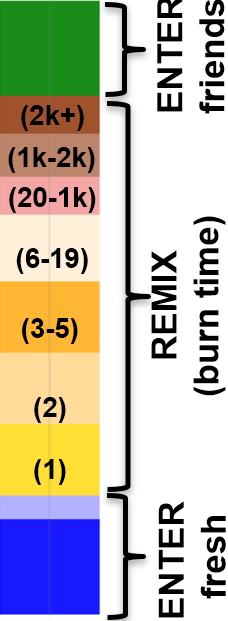
#> input picture stable/legend.png, 228 x 621 px
$ python thumbnails.py .. out
#> lines starting #> are read from the running program, lines starting #| are printed output that depends on the picture
import os
import sys
from typing import List, Tuple
from concurrent.futures import ProcessPoolExecutor, as_completed
from PIL import Image
import argparse

IMAGE_EXTENSIONS = ['.jpg', '.jpeg', '.png', '.bmp', '.gif', '.tiff', '.webp']


def is_image_file(filename: str) -> bool:
    return any(filename.lower().endswith(ext) for ext in IMAGE_EXTENSIONS)


def resize_image(input_path: str, output_path: str, scale: float = 0.5) -> None:
    """Resize the image by a given scale factor and save to output_path.

    If the input image height is exactly 900, enforce a minimum scale of 0.2
    (preserves behavior from the original script).
    """
    with Image.open(input_path) as img:
        if img.height == 900:
            scale = max(scale, 0.2)
        new_size = (int(img.width * scale), int(img.height * scale))
        # Ensure output directory exists (safe for parallel runs)
        os.makedirs(os.path.dirname(output_path), exist_ok=True)
        resized_img = img.resize(new_size)
        resized_img.save(output_path)


def collect_image_jobs(src_dir: str, dst_dir: str) -> List[Tuple[str, str]]:
    """Walk src_dir and return a list of (src_path, dst_path) for image files.

    The destination path mirrors the source directory structure under dst_dir.
    """
    jobs: List[Tuple[str, str]] = []
    for root, _dirs, files in os.walk(src_dir):
        rel = os.path.relpath(root, src_dir)
        for fname in files:
            if not is_image_file(fname):
                continue
            src_path = os.path.join(root, fname)
            dst_path = os.path.join(dst_dir, rel, fname)
            jobs.append((src_path, dst_path))
    return jobs


def should_process(src_path: str, dst_path: str, overwrite: bool) -> bool:
    if overwrite:
        return True
    if not os.path.exists(dst_path):
        return True
    try:
        return os.path.getmtime(dst_path) <= os.path.getmtime(src_path)
    except OSError:
        return True


def _worker(args: Tuple[str, str, float, bool]) -> Tuple[str, bool, str]:
    """Worker function to process a single image.

    Returns (dst_path, success, message).
    """
    src_path, dst_path, scale, overwrite = args
    try:
        if not should_process(src_path, dst_path, overwrite):
            return (dst_path, True, 'skipped (already resized)')
        resize_image(src_path, dst_path, scale)
        return (dst_path, True, 'resized')
    except Exception as e:
        return (dst_path, False, f'failed: {e}')


def copy_and_resize_images_parallel(src_dir: str, dst_dir: str, scale: float = 0.15,
                                    overwrite: bool = False, max_workers: int = 10) -> None:
    """Collect all image files first, then process them in parallel using CPU workers."""
    # 1) Collect all jobs first
    jobs = collect_image_jobs(src_dir, dst_dir)
    if not jobs:
        print('No image files found. Nothing to do.')
        return

    # 2) Create base destination folder to mirror structure as needed
    os.makedirs(dst_dir, exist_ok=True)

    # 3) Process in parallel
    total = len(jobs)
    print(f'Found {total} image(s). Processing with {max_workers} workers...')

    # Bundle arguments to avoid large closures in multiprocessing
    task_args = [(src, dst, scale, overwrite) for (src, dst) in jobs]

    completed = 0
    succeeded = 0
    skipped = 0

    with ProcessPoolExecutor(max_workers=max_workers) as executor:
        futures = {executor.submit(_worker, a): a for a in task_args}
#> in resize_image, img is the input picture: PIL image 228x621 RGBA; mean R, G, B, A 189.3, 185, 173.9, 255
#> in resize_image, `resized_img = img.resize(new_size)`:
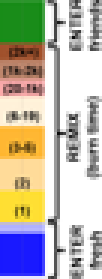
#> resized_img: PIL image 34x93 RGBA (shown 3 times larger); mean R, G, B, A 188.5, 184.2, 173.1, 255
        for fut in as_completed(futures):
            dst_path, ok, msg = fut.result()
            completed += 1
            if ok and msg.startswith('skipped'):
                skipped += 1
            elif ok:
                succeeded += 1
            print(f'[{completed}/{total}] {msg}: {dst_path}')

    print(f'Done. Succeeded: {succeeded}, Skipped: {skipped}, Total: {total}.')


def parse_args(argv: List[str]) -> argparse.Namespace:
    p = argparse.ArgumentParser(description='Resize images from SRC to DST (parallel).')
    p.add_argument('src', help='Source directory to scan for images')
    p.add_argument('dst', help='Destination directory (mirrors SRC structure)')
    p.add_argument('--scale', type=float, default=0.15,
                   help='Scale factor (default: 0.15)')
    p.add_argument('--overwrite', action='store_true',
                   help='Overwrite existing files regardless of timestamps')
    p.add_argument('--workers', type=int, default=10,
                   help='Number of parallel workers (default: 10)')
    return p.parse_args(argv)


if __name__ == '__main__':
    args = parse_args(sys.argv[1:])
    copy_and_resize_images_parallel(
        src_dir=args.src,
        dst_dir=args.dst,
        scale=args.scale,
        overwrite=args.overwrite,
        max_workers=args.workers,
    )
